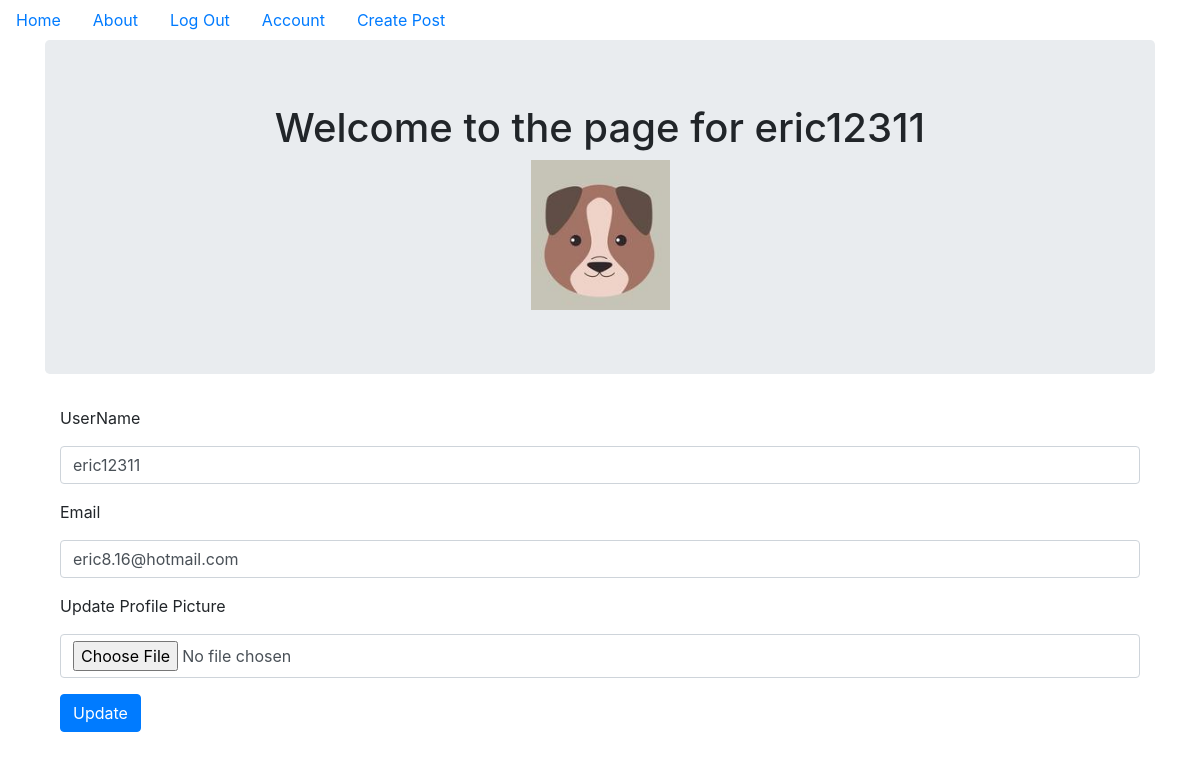
Page /account (signed in) on the earlier database version.
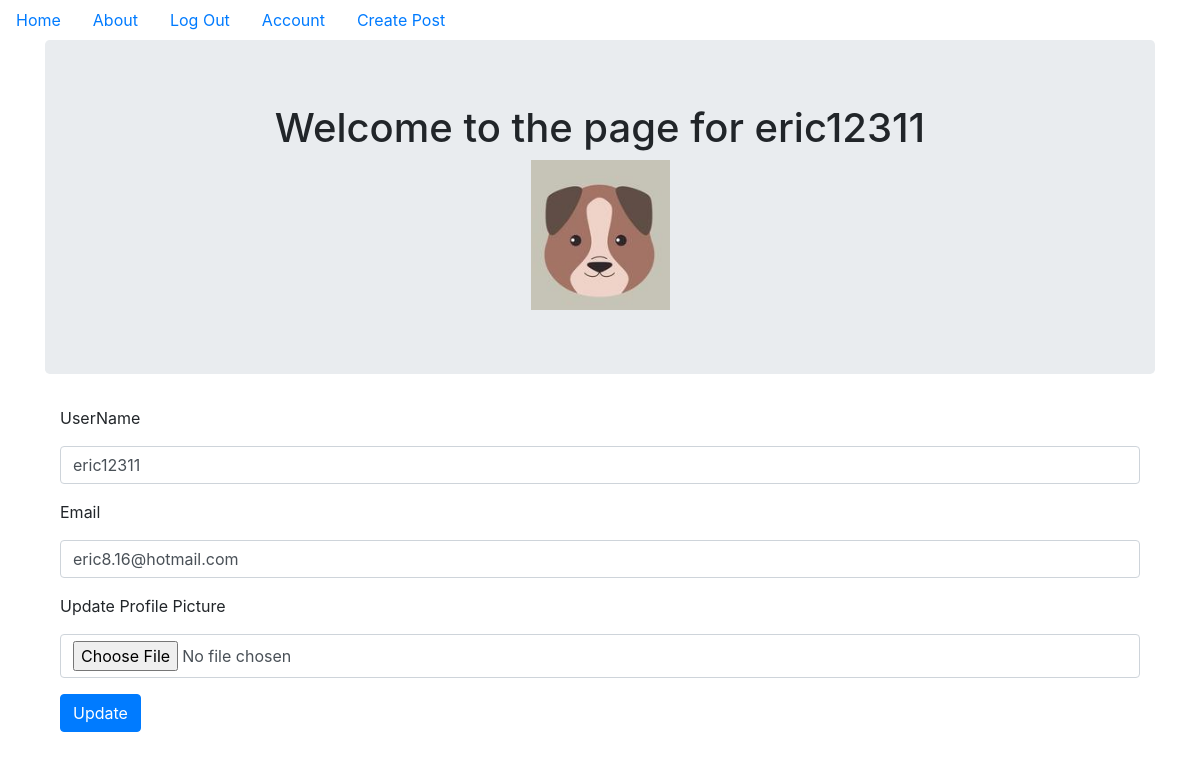
Same page on the later database version.
### puppycompanyblog/models.py (models this page shows, shortened)
class User(db.Model,UserMixin):
    __tablename__ = 'users'
    id = db.Column(db.Integer,primary_key=True)
    profile_image = db.Column(db.String(64),nullable=False,default='default_profile.png')
    email = db.Column(db.String(64),unique=True,index=True)
    username = db.Column(db.String(64),unique=True,index=True)
    password_hash = db.Column(db.String(128))
    posts = db.relationship('BlogPost',backref='author',lazy=True)

### puppycompanyblog/users/views.py (the view)
@users.route('/account',methods=['GET','POST'])
@login_required
def account():
    form = UpdateUserForm()
    if form.validate_on_submit():
        if form.picture.data: # 如果有picture
            username = current_user.username
            pic = add_profile_pic(form.picture.data,username) # picture_handler.py
            current_user.profile_image = pic
        current_user.username = form.username.data
        current_user.email = form.email.data
        db.session.commit()
        flash('User Account Updated!')
        return redirect(url_for('users.account'))
    elif request.method == "GET":
        form.username.data = current_user.username
        form.email.data = current_user.email
    profile_image = url_for('static',filename='profile_pics/'+current_user.profile_image)
    return render_template('account.html',profile_image=profile_image,form=form)

### puppycompanyblog/users/forms.py (shortened to what this page needs)
class UpdateUserForm(FlaskForm):
    email = StringField('Email', validators=[DataRequired(), Email()])
    username = StringField('UserName', validators=[DataRequired()])
    picture = FileField('Update Profile Picture', validators=[FileAllowed(['jpg','png'])])
    submit = SubmitField('Update')

### puppycompanyblog/models.py (called while the page is built)
@login_manager.user_loader
def load_user(user_id):
    return User.query.get(user_id)

### puppycompanyblog/templates/account.html (shortened to what this page needs)
{% extends "base.html" %}
{% block content %}
  <div class = "jumbotron">
    <div align = 'center'>
      <h1>Welcome to the page for {{current_user.username}}</h1>
      <img align = 'center' src ="{{url_for('static', filename='profile_pics/'+current_user.profile_image)}}">
    </div>
  </div>
  <div class="container">
      <form method="POST" action="" enctype="multipart/form-data">
        <div class="form-group">
          {{form.username.label(class='form-group')}}
          {{form.username(class='form-control')}}
        </div>
        <div class="form-group">
          {{form.email.label(class='form-group')}}
          {{form.email(class='form-control')}}
        </div>
        <div class="form-group">
          {{form.picture.label(class='form-group')}}
          {{form.picture(class='form-control')}}
        </div>
        <div class="form-group">
          {{form.submit(class='btn btn-primary')}}
        </div>
      </form>
  </div>
{% endblock %}

### puppycompanyblog/templates/base.html (shortened to what this page needs)
<!DOCTYPE html>
<html lang="en" dir="ltr">
  <head>
    <link rel="stylesheet" href="https://maxcdn.bootstrapcdn.com/bootstrap/4.0.0/css/bootstrap.min.css">
  </head>
  <body>
    <ul class='nav'>
      <li class='nav-link'>
        <a href="{{url_for('core.index')}}">Home</a>
      </li>
      <li class='nav-link'>
        <a href="{{url_for('core.info')}}">About</a>
      </li>
      {% if current_user.is_authenticated %}
      <li class='nav-link'>
        <a href="{{url_for('users.logout')}}">Log Out</a>
      </li>
      <li class='nav-link'>
        <a href="{{url_for('users.account')}}">Account</a>
      </li>
      <li class='nav-link'>
        <a href="#">Create Post</a>
      </li>
      {% endif %}
    </ul>
<div class="container">
  {% block content %}
  {% endblock %}
</div>
  </body>
</html>

Differences in the rows shown:
changed User "eric12311": profile_image: picture added in place of a placeholder
